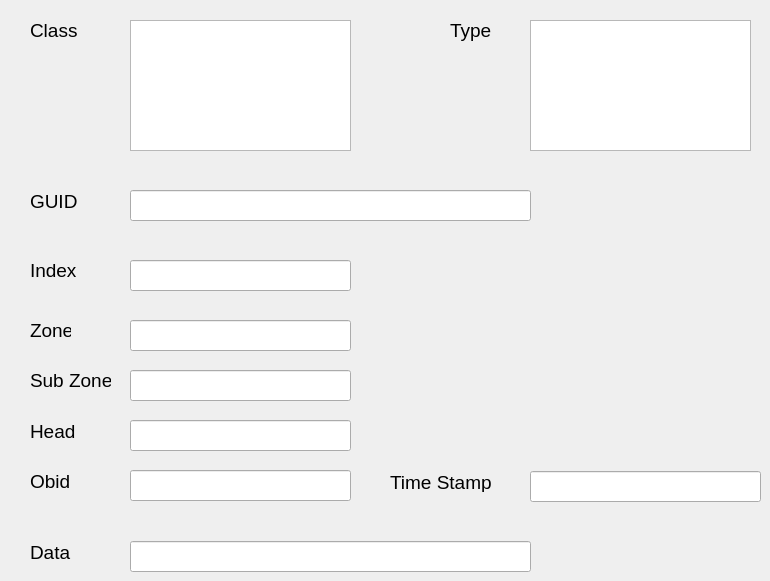
     <widget class="QWidget" name="txEvent">
      <attribute name="title">
       <string>Tx Event</string>
      </attribute>
      <widget class="QLabel" name="sliderTxHeadLabel">
       <property name="geometry">
        <rect>
         <x>30</x>
         <y>421</y>
         <width>51</width>
         <height>20</height>
        </rect>
       </property>
       <property name="font">
        <font>
         <pointsize>14</pointsize>
        </font>
       </property>
       <property name="text">
        <string>Head</string>
       </property>
      </widget>
      <widget class="QLineEdit" name="sliderTxZoneLineEdit">
       <property name="geometry">
        <rect>
         <x>130</x>
         <y>320</y>
         <width>221</width>
         <height>31</height>
        </rect>
       </property>
      </widget>
      <widget class="QLabel" name="sliderTxDataLabel">
       <property name="geometry">
        <rect>
         <x>30</x>
         <y>542</y>
         <width>51</width>
         <height>20</height>
        </rect>
       </property>
       <property name="font">
        <font>
         <pointsize>14</pointsize>
        </font>
       </property>
       <property name="text">
        <string>Data</string>
       </property>
      </widget>
      <widget class="QLabel" name="sliderTxClassLabel">
       <property name="geometry">
        <rect>
         <x>30</x>
         <y>20</y>
         <width>61</width>
         <height>21</height>
        </rect>
       </property>
       <property name="font">
        <font>
         <pointsize>14</pointsize>
        </font>
       </property>
       <property name="text">
        <string>Class</string>
       </property>
      </widget>
      <widget class="QListWidget" name="sliderTxClassListWidget">
       <property name="geometry">
        <rect>
         <x>130</x>
         <y>20</y>
         <width>221</width>
         <height>131</height>
        </rect>
       </property>
      </widget>
      <widget class="QLabel" name="sliderTxSubZoneLabel">
       <property name="geometry">
        <rect>
         <x>30</x>
         <y>370</y>
         <width>81</width>
         <height>21</height>
        </rect>
       </property>
       <property name="font">
        <font>
         <pointsize>14</pointsize>
        </font>
       </property>
       <property name="text">
        <string>Sub Zone</string>
       </property>
      </widget>
      <widget class="QLineEdit" name="sliderTxGuidLineEdit">
       <property name="geometry">
        <rect>
         <x>130</x>
         <y>190</y>
         <width>401</width>
         <height>31</height>
        </rect>
       </property>
      </widget>
      <widget class="QLineEdit" name="sliderTxObidLineEdit">
       <property name="geometry">
        <rect>
         <x>130</x>
         <y>470</y>
         <width>221</width>
         <height>31</height>
        </rect>
       </property>
      </widget>
      <widget class="QLabel" name="sliderTxGuidLabel">
       <property name="geometry">
        <rect>
         <x>30</x>
         <y>191</y>
         <width>51</width>
         <height>20</height>
        </rect>
       </property>
       <property name="font">
        <font>
         <pointsize>14</pointsize>
        </font>
       </property>
       <property name="text">
        <string>GUID</string>
       </property>
      </widget>
      <widget class="QLabel" name="sliderTxZoneLabel">
       <property name="geometry">
        <rect>
         <x>30</x>
         <y>320</y>
         <width>41</width>
         <height>21</height>
        </rect>
       </property>
       <property name="font">
        <font>
         <pointsize>14</pointsize>
        </font>
       </property>
       <property name="text">
        <string>Zone</string>
       </property>
      </widget>
      <widget class="QLineEdit" name="sliderTxDataLineEdit">
       <property name="geometry">
        <rect>
         <x>130</x>
         <y>541</y>
         <width>401</width>
         <height>31</height>
        </rect>
       </property>
      </widget>
      <widget class="QLabel" name="sliderTxObidLabel">
       <property name="geometry">
        <rect>
         <x>30</x>
         <y>471</y>
         <width>51</width>
         <height>20</height>
        </rect>
       </property>
       <property name="font">
        <font>
         <pointsize>14</pointsize>
        </font>
       </property>
       <property name="text">
        <string>Obid</string>
       </property>
      </widget>
      <widget class="QLineEdit" name="sliderTxSubZoneLineEdit">
       <property name="geometry">
        <rect>
         <x>130</x>
         <y>370</y>
         <width>221</width>
         <height>31</height>
        </rect>
       </property>
      </widget>
      <widget class="QListWidget" name="sliderTxTypeListWidget">
       <property name="geometry">
        <rect>
         <x>530</x>
         <y>20</y>
         <width>221</width>
         <height>131</height>
        </rect>
       </property>
      </widget>
      <widget class="QLineEdit" name="sliderTxHeadLineEdit">
       <property name="geometry">
        <rect>
         <x>130</x>
         <y>420</y>
         <width>221</width>
         <height>31</height>
        </rect>
       </property>
      </widget>
      <widget class="QLineEdit" name="sliderTxTimeStampLineEdit">
       <property name="geometry">
        <rect>
         <x>530</x>
         <y>471</y>
         <width>231</width>
         <height>31</height>
        </rect>
       </property>
      </widget>
      <widget class="QLabel" name="sliderTxTypeLabel">
       <property name="geometry">
        <rect>
         <x>450</x>
         <y>20</y>
         <width>61</width>
         <height>21</height>
        </rect>
       </property>
       <property name="font">
        <font>
         <pointsize>14</pointsize>
        </font>
       </property>
       <property name="text">
        <string>Type</string>
       </property>
      </widget>
      <widget class="QLabel" name="sliderTxTimeStampLabel">
       <property name="geometry">
        <rect>
         <x>390</x>
         <y>472</y>
         <width>111</width>
         <height>20</height>
        </rect>
       </property>
       <property name="font">
        <font>
         <pointsize>14</pointsize>
        </font>
       </property>
       <property name="text">
        <string>Time Stamp</string>
       </property>
      </widget>
      <widget class="QLineEdit" name="sliderTxIndexLineEdit">
       <property name="geometry">
        <rect>
         <x>130</x>
         <y>260</y>
         <width>221</width>
         <height>31</height>
        </rect>
       </property>
      </widget>
      <widget class="QLabel" name="sliderTxIndexLabel">
       <property name="geometry">
        <rect>
         <x>30</x>
         <y>260</y>
         <width>51</width>
         <height>21</height>
        </rect>
       </property>
       <property name="font">
        <font>
         <pointsize>14</pointsize>
        </font>
       </property>
       <property name="text">
        <string>Index</string>
       </property>
      </widget>
     </widget>
